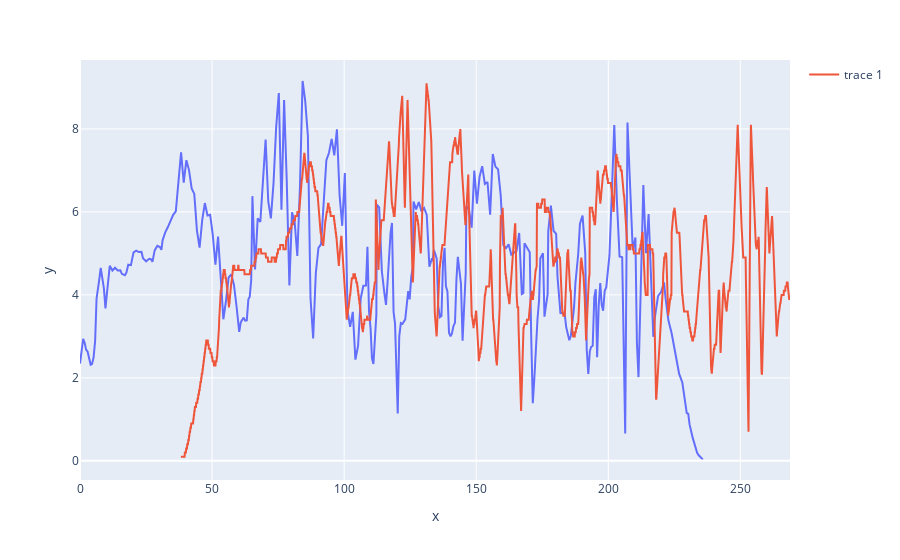

The cell this chart's notebook holds for it:
### Code cell
fig=px.line(x=a[0], y=a[1])
fig.add_trace(go.Scatter(x=b[0], y=b[1]))

fig.show()

### Figure 1 — Plotly figure (JSON) as saved in the notebook; plotly's stock layout.template omitted (floating-point values rounded to 4 significant figures; data arrays with more than 128 entries replaced by an {"elided": "..."} marker saying what was removed)
{"data": [{"hovertemplate": "x=%{x}<br>y=%{y}<extra></extra>", "legendgroup": "", "line": {"color": "#636efa", "dash": "solid"}, "marker": {"symbol": "circle"}, "mode": "lines", "name": "", "orientation": "v", "showlegend": false, "type": "scatter", "x": {"elided": "298 float values"}, "xaxis": "x", "y": {"elided": "298 float values"}, "yaxis": "y"}, {"type": "scatter", "x": {"elided": "2307 float values"}, "y": {"elided": "2307 float values"}}], "layout": {"legend": {"tracegroupgap": 0}, "margin": {"t": 60}, "xaxis": {"anchor": "y", "domain": [0, 1], "title": {"text": "x"}}, "yaxis": {"anchor": "x", "domain": [0, 1], "title": {"text": "y"}}}}
